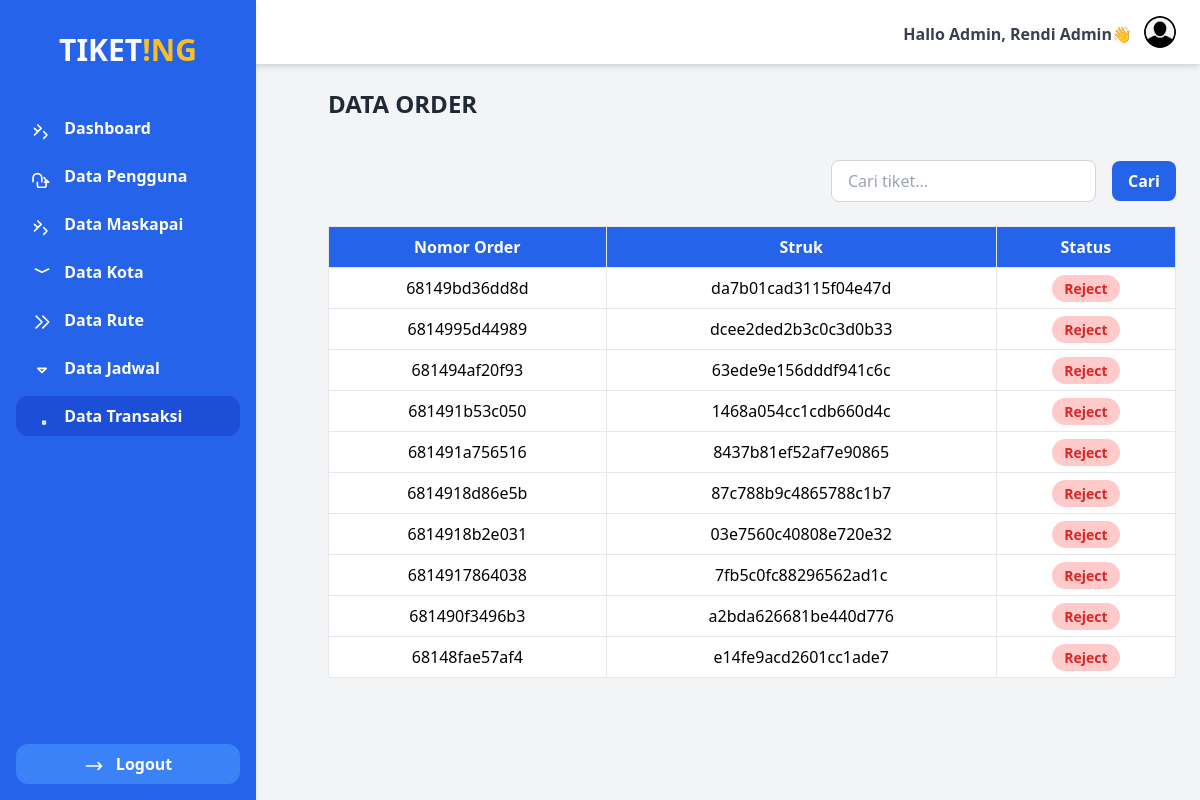
Page /maskapai/order/index.php (signed in) on the committed database.
### tables this page shows
CREATE TABLE `order_tiket` (
  `id_order` varchar(20) NOT NULL,
  `tanggal_transaksi` date NOT NULL,
  `struk` varchar(100) NOT NULL,
  `status` enum('Proses','Approved','Reject') NOT NULL
);

### maskapai/order/functions.php (called while the page is built)
<?php
require '../../koneksi.php';
function query($query) {
    global $conn;
    $rows = [];
    $result = mysqli_query($conn, $query);
    while ($row = mysqli_fetch_assoc($result)) {
        $rows[] = $row;
    }
    return $rows;
}
?>

### maskapai/order/index.php (the view, shortened to what this page needs)
<?php
$keyword = $_GET['keyword'] ?? '';
if ($keyword) {
    $orderTiket = query("SELECT * FROM order_tiket WHERE
        id_order LIKE '%$keyword%' OR
        struk LIKE '%$keyword%' OR
        status LIKE '%$keyword%'
        ORDER BY id_order DESC");
} else {
    $orderTiket = query("SELECT * FROM order_tiket ORDER BY id_order DESC");
}
?>
<?php require '../../layouts/sidebar.php'; ?>
<div class="flex-1 mt-16 p-6">
<h1 class="text-2xl font-bold text-gray-800 mb-10">DATA ORDER</h1>
    <div class="flex justify-end items-center mt-4">
            <form action="" method="GET" class="flex items-center space-x-2">
                <input type="search" name="keyword" placeholder="Cari tiket..." value="<?= htmlspecialchars($keyword); ?>"
                    class="px-4 py-2 border border-gray-300 rounded-lg focus:outline-none focus:ring-2 focus:ring-red-500 mx-2">
                <button type="submit" class="bg-blue-600 hover:bg-blue-500 text-white px-4 py-2 font-semibold rounded-lg">Cari</button>
            </form>
        </div>
    <div class="overflow-x-auto mt-6">
        <table class="min-w-full bg-white border border-gray-400 text-center">
            <thead>
                <tr class="bg-blue-600 text-white">
                    <th class="py-2 px-4 border">Nomor Order</th>
                    <th class="py-2 px-4 border">Struk</th>
                    <th class="py-2 px-4 border">Status</th>
                </tr>
            </thead>
            <tbody>
            <?php if (count($orderTiket) > 0): ?>
                <?php foreach ($orderTiket as $data) : ?>
                <tr class="hover:bg-gray-100">
                    <td class="py-2 px-4 border"><?= $data["id_order"]; ?></td>
                    <td class="py-2 px-4 border"><?= $data["struk"]; ?></td>
                    <td class="py-2 px-4 border">
    <span class="text-sm font-bold <?=
        $data["status"] === 'Approved' ? 'bg-green-200 px-3 py-1 rounded-full text-green-600' :
        ($data["status"] === 'Proses' ? 'bg-yellow-200 px-3 py-1 rounded-full text-yellow-600' :
        ($data["status"] === 'Reject' ? 'bg-red-200 px-3 py-1 rounded-full text-red-600' : 'text-gray-600')) ?>">
        <?= $data["status"]; ?>
    </span>
                    </td>
                </tr>
                <?php endforeach; ?>
                <?php else: ?>
                        <tr>
                            <td colspan="3" class="py-4 text-gray-500 italic">Data tidak ditemukan.</td>
                        </tr>
                    <?php endif; ?>
            </tbody>
        </table>
    </div>
</div>

### rows in the picture
order_tiket: id_order "68149bd36dd8d", struk "da7b01cad3115f04e47d", status "Reject"
order_tiket: id_order "6814995d44989", struk "dcee2ded2b3c0c3d0b33", status "Reject"
order_tiket: id_order "681494af20f93", struk "63ede9e156dddf941c6c", status "Reject"
order_tiket: id_order "681491b53c050", struk "1468a054cc1cdb660d4c", status "Reject"
order_tiket: id_order "681491a756516", struk "8437b81ef52af7e90865", status "Reject"
order_tiket: id_order "6814918d86e5b", struk "87c788b9c4865788c1b7", status "Reject"
order_tiket: id_order "6814918b2e031", struk "03e7560c40808e720e32", status "Reject"
order_tiket: id_order "6814917864038", struk "7fb5c0fc88296562ad1c", status "Reject"
order_tiket: id_order "681490f3496b3", struk "a2bda626681be440d776", status "Reject"
order_tiket: id_order "68148fae57af4", struk "e14fe9acd2601cc1ade7", status "Reject"

### other values in the picture
$_SESSION["nama_lengkap"] "Rendi Admin"
